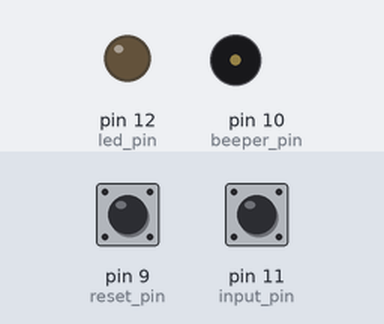
A sketch run on a simulated Arduino Uno, built with avr-gcc and run on an emulated ATmega328P. Shown: output pins drawn as LEDs (lit = HIGH), buzzer (waves = sounding, pin HIGH). Dashed ring = blinking. The inputs (shaded band) are chosen by the test bench; at power-on: pin 9 (reset_pin) HIGH, pin 11 (input_pin) HIGH.

Above: at 1.2 s.
1.3 s: pin 9 (reset_pin) pulled LOW for 3.2 s
At 4.9 s:
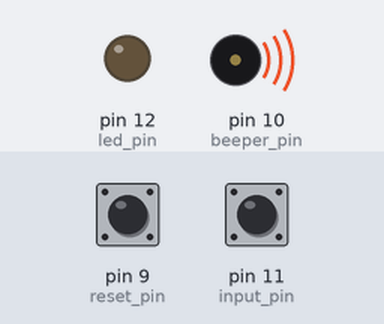
6.5 s: pin 11 (input_pin) pulled LOW for 0.15 s
At 7.0 s:
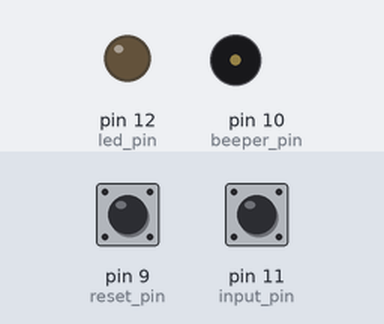
8.1 s: pin 9 (reset_pin) pulled LOW for 0.15 s
At 10.6 s:
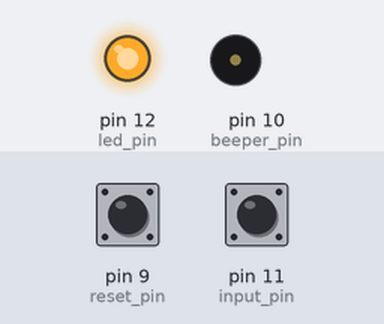
11.2 s: pin 9 (reset_pin) pulled LOW for 0.15 s
14.3 s: pin 11 (input_pin) pulled LOW for 1 s
At 15.4 s:
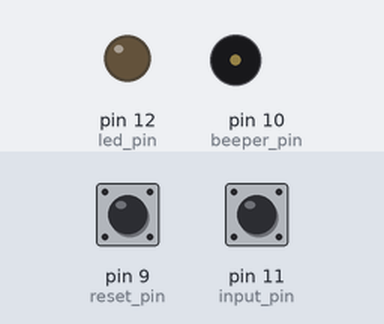
16.8 s: pin 9 (reset_pin) pulled LOW for 1 s
At 22.9 s:
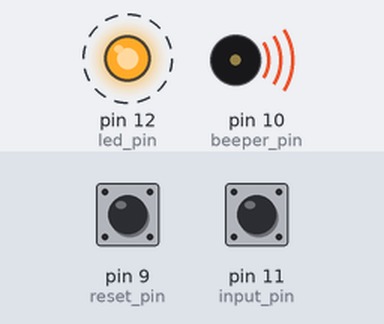
Timing chart, 0 to 29.3 s (numbered marks = the images above; inputs shaded):
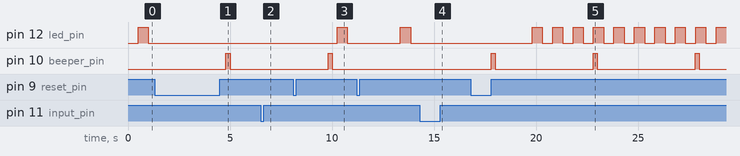

The sketch:

draai_knoppies.ino
```cpp
#define BEEPER 1

#if BEEPER
#define BEEPER_IMPLEMENTATION
#include "beeper.h"

BeeperFreq beeper_frequencies[] = {
    {4800, 200, 60 * 1000L},               // 60
    {800, 200, 60 * 1000L},                // 60
    {400, 100, 30 * 1000L},                // 30
    {100, 100, 10 * 1000L},                // 10
    {0, BEEPER_FREQ_INFINITE, 3 * 1000L},  // 3
    {BEEPER_FREQ_INFINITE, 0, 13 * 1000L}, // 13
    {100, 100, 600L},                      // 0.6
    {BEEPER_FREQ_INFINITE, 0, 17 * 1000L}, // 17
};

Beeper beeper;
#endif

enum {
    kStateInitial,
    kStateFinished,
};

int led_pin = 12;
int input_pin = 11;
int beeper_pin = 10;
int reset_pin = 9;
int state = kStateInitial;
uint32_t last_time = 0;
uint32_t led_disable_timer = 0;
bool led_state = false;

void setup() {
    // put your setup code here, to run once:

    pinMode(input_pin, INPUT_PULLUP);
    pinMode(reset_pin, INPUT_PULLUP);
    pinMode(led_pin, OUTPUT);
    digitalWrite(led_pin, LOW);

#if BEEPER
    setupBeeper(beeper_pin, COUNT_OF(beeper_frequencies), beeper_frequencies, &beeper);
#endif
}

void loop() {
    // put your main code here, to run repeatedly:

    if (digitalRead(reset_pin) == LOW) {
        state = kStateInitial;
        led_disable_timer = millis() + 2000;
        return;
    }

    if (state == kStateInitial) {
#if BEEPER
        updateBeeper(&beeper);
#endif
        uint32_t frequency = 500;
        uint32_t now = millis();
        if ((now - last_time) > frequency && now > led_disable_timer) {
            last_time = now;
            led_state = !led_state;
            digitalWrite(led_pin, led_state ? HIGH : LOW);
        }

        if (digitalRead(input_pin) == LOW) {
            state = kStateFinished;
        }

    } else {
        digitalWrite(led_pin, LOW);
#if BEEPER
        stopBeeper(&beeper);
#endif
    }
}
```

beeper.h
```cpp
#include <stdint.h>

#define BEEPER_FREQ_INFINITE 0xffff

struct BeeperFreq {
    uint16_t off_time; // how long beeper should stay off. BEEPER_FREQ_INFINITE -> don't turn on
    uint16_t on_time;  // how long beeper should stay on. BEEPER_FREQ_INFINITE -> don't turn off
    uint32_t duration; // how long until next frequency. 0 -> don't cycle to next frequency
};

struct Beeper {
    int pin_number;
    int freq_index;
    uint32_t last_time;
    uint32_t last_freq_update_time;

    BeeperFreq *frequencies;
    int freq_count;

    bool state;
};

void setupBeeper(int pin_number, int freq_count, BeeperFreq *frequencies, Beeper *out);
void changeFrequencies(Beeper *beeper, int freq_count, BeeperFreq *frequencies);
void updateBeeper(Beeper *beeper);
void stopBeeper(Beeper *beeper);

#ifdef BEEPER_IMPLEMENTATION

#include <Arduino.h>
#include <stdint.h>

#define COUNT_OF(x) (sizeof(x) / sizeof(*x))
void setupBeeper(int16_t pin_number, int freq_count, BeeperFreq *frequencies, Beeper *out) {
    uint32_t now = millis();

    *out = {};
    out->pin_number = pin_number;
    out->freq_index = 0;
    out->last_time = now;
    out->last_freq_update_time = now;

    out->frequencies = frequencies;
    out->freq_count = freq_count;

    out->state = false;

    pinMode(pin_number, OUTPUT);
}

void changeFrequencies(Beeper *beeper, int freq_count, BeeperFreq *frequencies) {
    beeper->freq_index = 0;
    beeper->freq_count = freq_count;
    beeper->frequencies = frequencies;

    uint32_t now = millis();
    beeper->last_time = now;
    beeper->last_freq_update_time = now;

    beeper->state = false;
    digitalWrite(beeper->pin_number, LOW);
}

void updateBeeper(Beeper *beeper) {
    uint32_t now = millis();
    BeeperFreq freq = beeper->frequencies[beeper->freq_index];

    uint16_t beeper_state_freq;
    if (beeper->state) { // Always turn beeper off after 100 ms
        beeper_state_freq = freq.on_time;
    } else {
        beeper_state_freq = freq.off_time;
    }

    if (beeper_state_freq != BEEPER_FREQ_INFINITE) {
        uint32_t elapsed = now - beeper->last_time;
        if (elapsed >= (uint32_t)beeper_state_freq) {
            beeper->last_time = now;

            beeper->state = !beeper->state;
            digitalWrite(beeper->pin_number, beeper->state ? HIGH : LOW);
        }
    }

    uint32_t freq_update_time = freq.duration;
    if (freq_update_time != 0) {
        uint32_t elapsed_freq_update = now - beeper->last_freq_update_time;
        if (elapsed_freq_update >= freq_update_time) {
            beeper->last_freq_update_time = now;
            beeper->freq_index = (beeper->freq_index + 1) % beeper->freq_count;
        }
    }
}
void stopBeeper(Beeper *beeper) {
    beeper->state = false;
    digitalWrite(beeper->pin_number, LOW);
}

#endif
```

Measured:
- after the input at 1.3 s, pin 12 (led_pin): stops changing and stays LOW
- after the input at 6.5 s, pin 12 (led_pin): stops changing and stays LOW
- after the input at 8.1 s, pin 12 (led_pin): LOW → HIGH after 2.2 s, → LOW 0.50 s later; pin 10 (beeper_pin): LOW → HIGH after 1.7 s, → LOW 0.20 s later
- after the input at 14.3 s, pin 12 (led_pin): stops changing and stays LOW; pin 10 (beeper_pin): stays LOW (without the input it goes to HIGH after 0.50 s)
- after the input at 16.8 s, pin 12 (led_pin): alternates HIGH for 0.50 s and LOW for 0.50 s, starting after 3.0 s; pin 10 (beeper_pin): alternates HIGH for 0.20 s and LOW for 4.8 s, starting after 1.0 s
